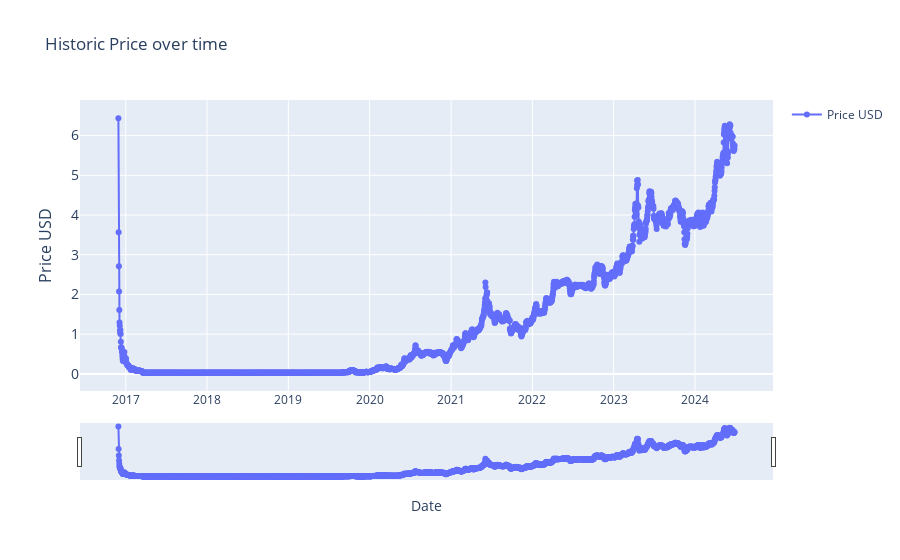

Notebook cell for this chart:
### Markdown cell above
### Historic Price (0)

### Code cell
# > Historic Price (Basic)

import plotly.graph_objects as go
import pandas as pd
from ipywidgets import interact, DatePicker
import numpy as np

# renames current item to df
df = current_item

# Function to update the graph based on the selected date range
def update_graph(start_date, end_date):
    # Filtering the data based on the date range
    mask = (df.index >= pd.to_datetime(start_date)) & (df.index <= pd.to_datetime(end_date))
    filtered_data = df.loc[mask]

    # Creating the plot
    fig = go.Figure()
    fig.add_trace(go.Scatter(x=filtered_data.index, y=filtered_data['price_usd'], mode='lines+markers', name='Price USD'))

    # Formatting
    fig.update_layout(
        title='Historic Price over time',
        xaxis_title='Date',
        yaxis_title='Price USD',
        yaxis=dict(
            title='Price USD',
            titlefont_size=16,
            tickfont_size=14,
        ),
        xaxis=dict(  # Added lines for range slider
            rangeslider=dict(
                visible=True
            ),
            type="date"
        ),
        showlegend=True

        )

    fig.show()


# Creating interactive widgets for date selection
start_date_picker = DatePicker(description='Start Date', value=START_DATE)
end_date_picker = DatePicker(description='End Date', value=END_DATE)

# Display the interactive widget
interact(update_graph, start_date=start_date_picker, end_date=end_date_picker)

### Figure 1 — Plotly figure (JSON) as saved in the notebook; plotly's stock layout.template omitted (floating-point values rounded to 4 significant figures; data arrays with more than 128 entries replaced by an {"elided": "..."} marker saying what was removed)
{"data": [{"mode": "lines+markers", "name": "Price USD", "type": "scatter", "x": {"elided": "2768 str values"}, "y": {"elided": "2768 float values"}}], "layout": {"showlegend": true, "title": {"text": "Historic Price over time"}, "xaxis": {"rangeslider": {"visible": true}, "title": {"text": "Date"}, "type": "date"}, "yaxis": {"tickfont": {"size": 14}, "title": {"font": {"size": 16}, "text": "Price USD"}}}}
